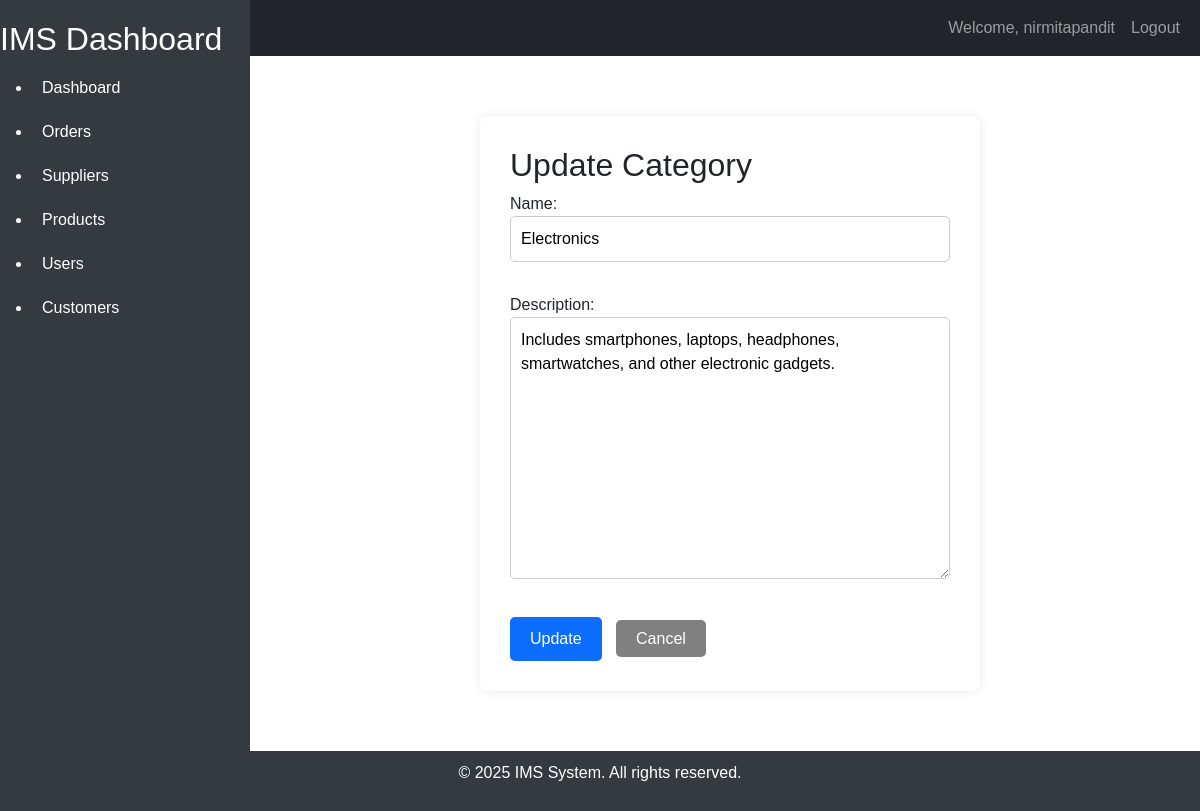
The page /product/categories/1/update/ (signed in) on the database its author committed.
### product/models.py (models this page shows, shortened)
class Category(models.Model):
    id=models.AutoField(primary_key=True)
    name=models.CharField(max_length=100)
    description=models.TextField(blank=True, null=True)
    created_at=models.DateTimeField(auto_now_add=True)
    updated_at=models.DateTimeField(auto_now=True)
    class Meta:
        db_table='categories'
        verbose_name='Category'
        verbose_name_plural='Categories'

### product/views.py (the view)
# urls.py: path('categories/<int:pk>/update/', CategoryUpdateView.as_view(), name='category_update'),
class CategoryUpdateView(LoginRequiredMixin, UpdateView):
    model = Category
    form_class = CategoryForm
    template_name = 'product/update_category.html'
    success_url = reverse_lazy('category_list')

### product/forms.py
class CategoryForm(forms.ModelForm):
    name = forms.CharField(widget=forms.TextInput(attrs={'placeholder': 'Enter Category Name'}),label='Name')
    description = forms.CharField(widget=forms.Textarea(attrs={'placeholder': 'Enter Description'}),label='Description',required=False)
    class Meta:
        model = Category
        fields = '__all__'

### product/templates/product/update_category.html (shortened to what this page needs)
{% extends "home/base.html" %}
{% block content %}
<div class="form-container">
    <h2>Update Category</h2>
    <form method="post">
        {{ form.as_p }}
        <button type="submit" class="update-btn">
            Update
        </button>
        <a href="{% url 'category-list' %}" class="cancel-btn">
            Cancel
        </a>
    </form>
</div>
{% endblock %}

### home/templates/home/base.html (shortened to what this page needs)
<!DOCTYPE html>
<html lang="en">
<head>
    <link href="https://cdn.jsdelivr.net/npm/bootstrap@5.3.0-alpha1/dist/css/bootstrap.min.css" rel="stylesheet">
</head>
<body>
    <nav class="navbar navbar-expand-lg navbar-dark bg-dark">
        <div class="container-fluid">
            <a class="navbar-brand" href="#">IMS</a>
            <div class="collapse navbar-collapse" id="navbarNav">
                <ul class="navbar-nav ms-auto">
                    {% if user.is_authenticated %}
                    <li class="nav-item">
                        <a class="nav-link" href="#">Welcome, {{ user.username }}</a>
                    </li>
                    <li class="nav-item">
                        <a class="nav-link" href="{% url 'logout' %}">Logout</a>
                    </li>
                    {% endif %}
                </ul>
            </div>
        </div>
    </nav>
    <div class="sidebar">
        <h2>IMS Dashboard</h2>
        <ul>
            <li>
                <a href="{% url 'dashboard' %}"
                    class="{% if request.path == '/dashboard/' %}active{% endif %}">Dashboard</a>
            </li>
            <li>
                <a href="{% url 'order_list' %}"
                    class="{% if request.path == '/orders/list/' %}active{% endif %}">Orders</a>
            </li>
            <li>
                <a href="{% url 'supplier_list' %}"
                    class="{% if request.path == '/suppliers/list/' %}active{% endif %}">Suppliers</a>
            </li>
            <li>
                <a href="{% url 'products_list' %}"
                    class="{% if request.path == '/products/list/' %}active{% endif %}">Products</a>
            </li>
            <li>
                <a href="{% url 'user_list' %}"
                    class="{% if request.path == '/users/list/' %}active{% endif %}">Users</a>
            </li>
            <li>
                <a href="{% url 'customers_list' %}"
                    class="{% if request.path == '/customers/list/' %}active{% endif %}">Customers</a>
            </li>
        </ul>
    </div>
    <div class="content">
        {% block content %}
        {% endblock %}
    </div>
    <footer class="footer">
        <div class="container">
            <p>&copy; 2025 IMS System. All rights reserved.</p>
        </div>
    </footer>
</body>
</html>

### home/templates/home/base.html (style rules this page uses)
body { font-family: Arial, sans-serif; display: flex; flex-direction: column; min-height: 100vh; }
.sidebar { position: fixed; top: 0; left: 0; height: 100%; width: 250px; background-color: #343a40; color: #fff; padding-top: 20px; }
.sidebar a { color: #fff; text-decoration: none; padding: 10px; display: block; }
.content { margin-left: 260px; padding: 20px; flex: 1; }
.footer { background-color: #343a40; color: white; text-align: center; padding: 10px 0; position: relative; width: 100%; }

### product/templates/product/update_category.html (style rules this page uses)
.form-container { width:500px; margin:40px auto; padding:30px; background:white; border-radius:8px; box-shadow:0 0 10px rgba(0,0,0,0.1); }
.form-container input, .form-container textarea { width:100%; padding:10px; margin-bottom:15px; border:1px solid #ccc; border-radius:5px; }
.update-btn { background:#0d6efd; color:white; padding:10px 20px; border:none; border-radius:5px; }
.cancel-btn { background:gray; color:white; padding:10px 20px; text-decoration:none; border-radius:5px; margin-left:10px; }

### rows shown on the page
Category: name "Electronics", description "Includes smartphones, laptops, headphones, smartwatches, and other electronic gadgets."

### other values the page prints
{{ user.username }} "nirmitapandit"
